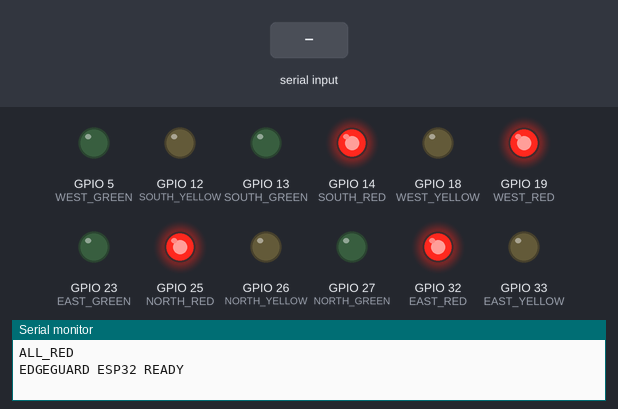
Simulated run of this sketch. Board: ESP32. On the bench: output pins drawn as LEDs (lit = HIGH), the last lines printed to the serial monitor. The inputs (shaded band) are chosen by the test bench.

Above: at 1.2 s.
1.3 s: "NS_GREEN\n" received over Serial
At 2.3 s:
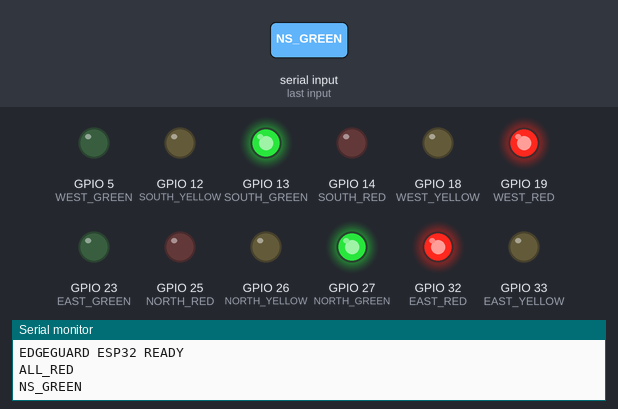
2.8 s: "NS_YELLOW\n" received over Serial
At 3.4 s:
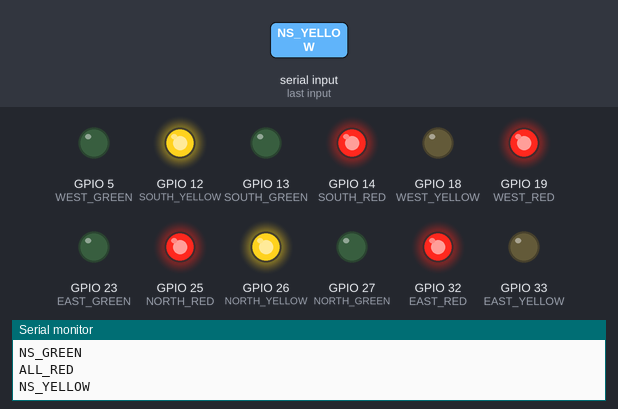
4.3 s: "EW_GREEN\n" received over Serial
At 5.5 s:
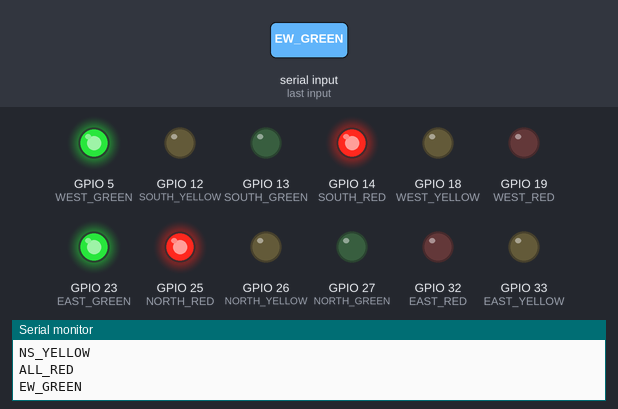
5.8 s: "EW_YELLOW\n" received over Serial
At 6.9 s:
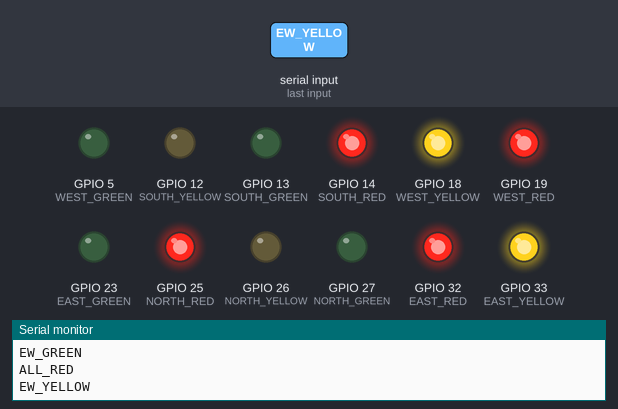
7.3 s: "ALL_RED\n" received over Serial
At 8.0 s:
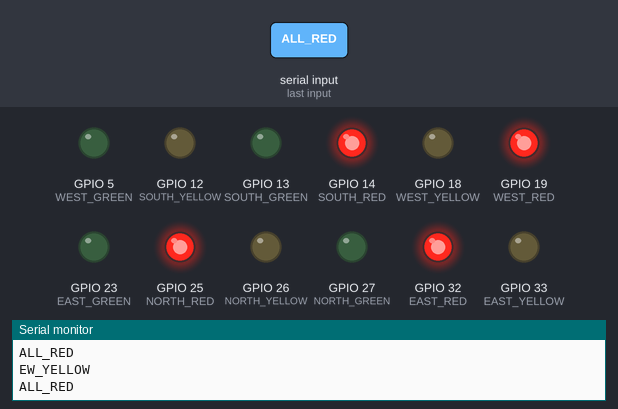
Timing chart, 0 to 9.8 s (numbered marks = the images above; inputs shaded):
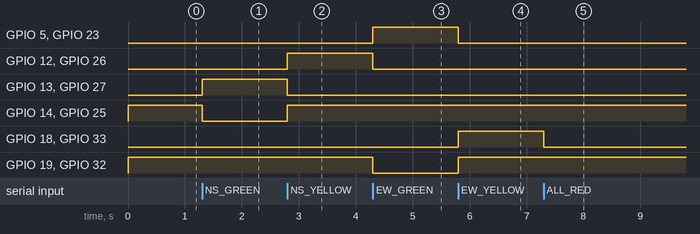

The sketch:

edgeguard_esp32.ino
```cpp
// ==========================================
// EDGEGUARD ESP32 FIRMWARE
// ==========================================

// We will assign the actual GPIO pins
// after checking the physical MTL-5 modules.

// Example placeholders
int NORTH_RED = 25;
int NORTH_YELLOW = 26;
int NORTH_GREEN = 27;

int SOUTH_RED = 14;
int SOUTH_YELLOW = 12;
int SOUTH_GREEN = 13;

int EAST_RED = 32;
int EAST_YELLOW = 33;
int EAST_GREEN = 23;

int WEST_RED = 19;
int WEST_YELLOW = 18;
int WEST_GREEN = 5;


// ==========================================
// SETUP
// ==========================================

void setup() {

  Serial.begin(115200);

  // North
  pinMode(NORTH_RED, OUTPUT);
  pinMode(NORTH_YELLOW, OUTPUT);
  pinMode(NORTH_GREEN, OUTPUT);

  // South
  pinMode(SOUTH_RED, OUTPUT);
  pinMode(SOUTH_YELLOW, OUTPUT);
  pinMode(SOUTH_GREEN, OUTPUT);

  // East
  pinMode(EAST_RED, OUTPUT);
  pinMode(EAST_YELLOW, OUTPUT);
  pinMode(EAST_GREEN, OUTPUT);

  // West
  pinMode(WEST_RED, OUTPUT);
  pinMode(WEST_YELLOW, OUTPUT);
  pinMode(WEST_GREEN, OUTPUT);

  // Start in safe state
  allRed();

  Serial.println("EDGEGUARD ESP32 READY");
}


// ==========================================
// LOOP
// ==========================================

void loop() {

  if (Serial.available()) {

    String command = Serial.readStringUntil('\n');

    command.trim();

    if (command == "NS_GREEN") {
      nsGreen();
    }

    else if (command == "NS_YELLOW") {
      nsYellow();
    }

    else if (command == "EW_GREEN") {
      ewGreen();
    }

    else if (command == "EW_YELLOW") {
      ewYellow();
    }

    else if (command == "ALL_RED") {
      allRed();
    }

    else {
      Serial.println("UNKNOWN COMMAND");
    }
  }
}


// ==========================================
// NORTH-SOUTH GREEN
// ==========================================

void nsGreen() {

  allRed();

  digitalWrite(NORTH_RED, LOW);
  digitalWrite(NORTH_GREEN, HIGH);

  digitalWrite(SOUTH_RED, LOW);
  digitalWrite(SOUTH_GREEN, HIGH);

  Serial.println("NS_GREEN");
}


// ==========================================
// NORTH-SOUTH YELLOW
// ==========================================

void nsYellow() {

  allRed();

  digitalWrite(NORTH_YELLOW, HIGH);
  digitalWrite(SOUTH_YELLOW, HIGH);

  Serial.println("NS_YELLOW");
}


// ==========================================
// EAST-WEST GREEN
// ==========================================

void ewGreen() {

  allRed();

  digitalWrite(EAST_RED, LOW);
  digitalWrite(EAST_GREEN, HIGH);

  digitalWrite(WEST_RED, LOW);
  digitalWrite(WEST_GREEN, HIGH);

  Serial.println("EW_GREEN");
}


// ==========================================
// EAST-WEST YELLOW
// ==========================================

void ewYellow() {

  allRed();

  digitalWrite(EAST_YELLOW, HIGH);
  digitalWrite(WEST_YELLOW, HIGH);

  Serial.println("EW_YELLOW");
}


// ==========================================
// ALL RED
// ==========================================

void allRed() {

  digitalWrite(NORTH_RED, HIGH);
  digitalWrite(NORTH_YELLOW, LOW);
  digitalWrite(NORTH_GREEN, LOW);

  digitalWrite(SOUTH_RED, HIGH);
  digitalWrite(SOUTH_YELLOW, LOW);
  digitalWrite(SOUTH_GREEN, LOW);

  digitalWrite(EAST_RED, HIGH);
  digitalWrite(EAST_YELLOW, LOW);
  digitalWrite(EAST_GREEN, LOW);

  digitalWrite(WEST_RED, HIGH);
  digitalWrite(WEST_YELLOW, LOW);
  digitalWrite(WEST_GREEN, LOW);

  Serial.println("ALL_RED");
}
```

Measured:
- after the input at 1.3 s, GPIO 13 (SOUTH_GREEN), GPIO 27 (NORTH_GREEN): LOW → HIGH at once; GPIO 14 (SOUTH_RED), GPIO 25 (NORTH_RED): HIGH → LOW at once
- after the input at 2.8 s, GPIO 12 (SOUTH_YELLOW), GPIO 14 (SOUTH_RED), GPIO 25 (NORTH_RED), GPIO 26 (NORTH_YELLOW): LOW → HIGH at once; GPIO 13 (SOUTH_GREEN), GPIO 27 (NORTH_GREEN): HIGH → LOW at once
- after the input at 4.3 s, GPIO 5 (WEST_GREEN), GPIO 23 (EAST_GREEN): LOW → HIGH at once; GPIO 12 (SOUTH_YELLOW), GPIO 19 (WEST_RED), GPIO 26 (NORTH_YELLOW), GPIO 32 (EAST_RED): HIGH → LOW at once
- after the input at 5.8 s, GPIO 5 (WEST_GREEN), GPIO 23 (EAST_GREEN): HIGH → LOW at once; GPIO 18 (WEST_YELLOW), GPIO 19 (WEST_RED), GPIO 32 (EAST_RED), GPIO 33 (EAST_YELLOW): LOW → HIGH at once
- after the input at 7.3 s, GPIO 18 (WEST_YELLOW), GPIO 33 (EAST_YELLOW): HIGH → LOW at once
